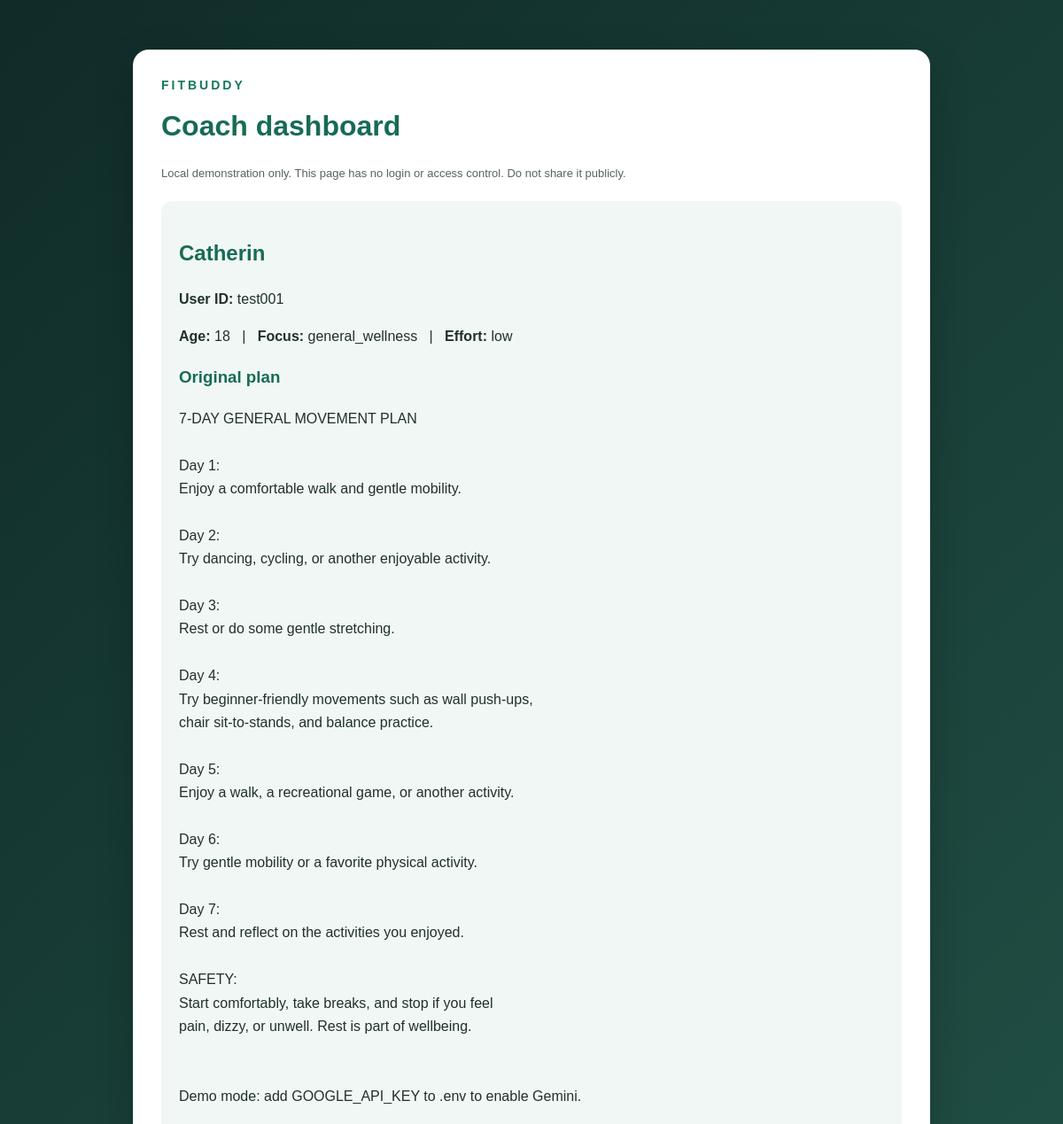
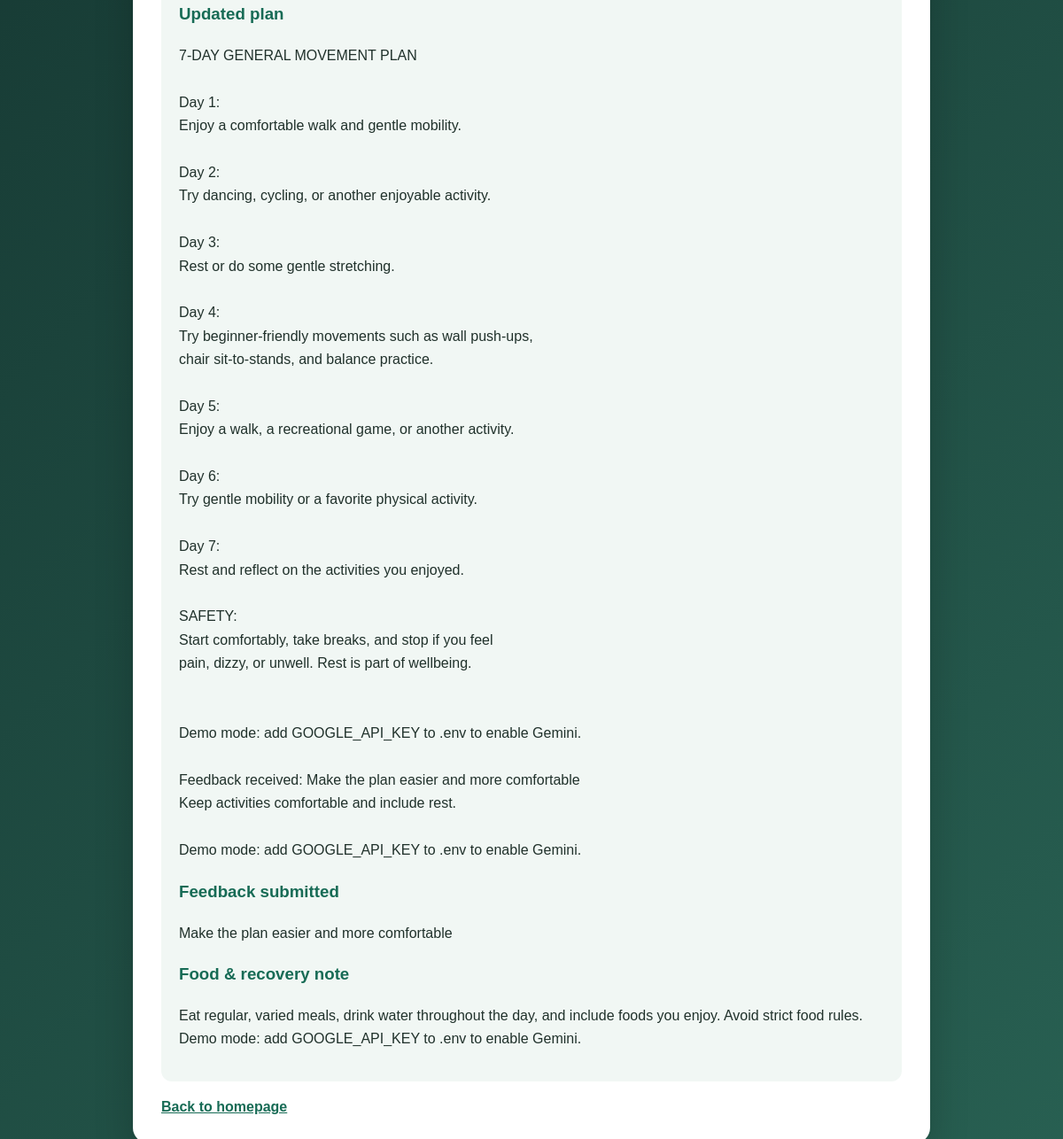
Screenshot of /view-all-users with the database file from the repository (2 pictures, top to bottom).
### app/models.py (models this page shows)
class User(Base):
    __tablename__ = "users"
    id = Column(Integer, primary_key=True, index=True)
    user_id = Column(String(80), unique=True, index=True, nullable=False)
    username = Column(String(100), nullable=False)
    age = Column(Integer, nullable=False)
    goal = Column(String(40), nullable=False)
    intensity = Column(String(20), nullable=False)
    original_plan = Column(Text, nullable=False)
    updated_plan = Column(Text, nullable=True)
    feedback = Column(Text, nullable=True)
    nutrition_tip = Column(Text, nullable=False)
    created_at = Column(
        DateTime(timezone=True),
        server_default=func.now()
    )

### app/routes.py (the view)
@router.get("/view-all-users", response_class=HTMLResponse)
def view_all_users(request: Request):
    db = SessionLocal()
    try:
        users = db.query(User).order_by(
            User.id.desc()
        ).all()
        return templates.TemplateResponse(
            request=request,
            name="all_users.html",
            context={"users": users}
        )
    finally:
        db.close()

### templates/all_users.html (shortened to what this page needs)
<!DOCTYPE html>
<html lang="en">
<head>
    <link rel="stylesheet" href="/static/style.css">
</head>
<body>
    <main class="card wide">
        <div class="brand">FITBUDDY</div>
        <h1>Coach dashboard</h1>
        <p class="safety">
            Local demonstration only. This page
            has no login or access control.
            Do not share it publicly.
        </p>
        {% for user in users %}
            <section class="panel">
                <h2>{{ user.username }}</h2>
                <p>
                    <strong>User ID:</strong>
                    {{ user.user_id }}
                </p>
                <p>
                    <strong>Age:</strong> {{ user.age }}
                    &nbsp; | &nbsp;
                    <strong>Focus:</strong> {{ user.goal }}
                    &nbsp; | &nbsp;
                    <strong>Effort:</strong> {{ user.intensity }}
                </p>
                <h3>Original plan</h3>
                <pre>{{ user.original_plan }}</pre>
                {% if user.updated_plan %}
                    <h3>Updated plan</h3>
                    <pre>{{ user.updated_plan }}</pre>
                    <h3>Feedback submitted</h3>
                    <p>{{ user.feedback }}</p>
                {% endif %}
                <h3>Food & recovery note</h3>
                <p>{{ user.nutrition_tip }}</p>
            </section>
        {% else %}
            <p>No users have registered yet.</p>
        {% endfor %}
        <a href="/">Back to homepage</a>
    </main>
</body>
</html>

### static/style.css (style rules this page uses)
* { box-sizing: border-box; }
body { margin: 0; padding: 24px; min-height: 100vh; font-family: Arial, sans-serif; color: #20312b; background: linear-gradient( 135deg, #102b28, #286052 ); }
.card { max-width: 560px; margin: 4vh auto; padding: 32px; background: #ffffff; border-radius: 18px; box-shadow: 0 16px 45px #0003; }
.wide { max-width: 900px; }
.brand { color: #17785d; font-size: 14px; font-weight: bold; letter-spacing: 3px; margin-bottom: 18px; }
h1 { color: #176b55; margin-top: 0; line-height: 1.3; }
h2, h3 { color: #176b55; }
.panel { margin: 20px 0; padding: 20px; background: #f1f7f4; border-radius: 12px; line-height: 1.6; }
pre { white-space: pre-wrap; overflow-wrap: anywhere; font: inherit; line-height: 1.65; }
.safety { margin: 20px 0; color: #58645f; font-size: 13px; line-height: 1.7; }
a { color: #176b55; font-weight: bold; }

### rows the page displays
User: username "Catherin", user_id "test001", age "18", goal "general_wellness", intensity "low", original_plan "7-DAY GENERAL MOVEMENT PLAN Day 1: Enjoy a comfortable walk and gentle mobility. Day 2: Try dancing, cycling, or another enjoyable activity. Day 3: Rest or do some gentle stretching. Day 4: Try beginner-friendly movements such as wall push-ups, chair sit-to-stands, and balance practice. Day 5: Enjoy a walk, a recreational game, or another activity. Day 6: Try gentle mobility or a favorite physical activity. Day 7: Rest and reflect on the activities you enjoyed. SAFETY: Start comfortably, take breaks, and stop if you feel pain, dizzy, or unwell. Rest is part of wellbeing. Demo mode: add GOOGLE_API_KEY to .env to enable Gemini.", updated_plan "7-DAY GENERAL MOVEMENT PLAN Day 1: Enjoy a comfortable walk and gentle mobility. Day 2: Try dancing, cycling, or another enjoyable activity. Day 3: Rest or do some gentle stretching. Day 4: Try beginner-friendly movements such as wall push-ups, chair sit-to-stands, and balance practice. Day 5: Enjoy a walk, a recreational game, or another activity. Day 6: Try gentle mobility or a favorite physical activity. Day 7: Rest and reflect on the activities you enjoyed. SAFETY: Start comfortably, take breaks, and stop if you feel pain, dizzy, or unwell. Rest is part of wellbeing. Demo mode: add GOOGLE_API_KEY to .env to enable Gemini. Feedback received: Make the plan easier and more comfortable Keep…", feedback "Make the plan easier and more comfortable", nutrition_tip "Eat regular, varied meals, drink water throughout the day, and include foods you enjoy. Avoid strict food rules. Demo mode: add GOOGLE_API_KEY to .env to enable Gemini."
